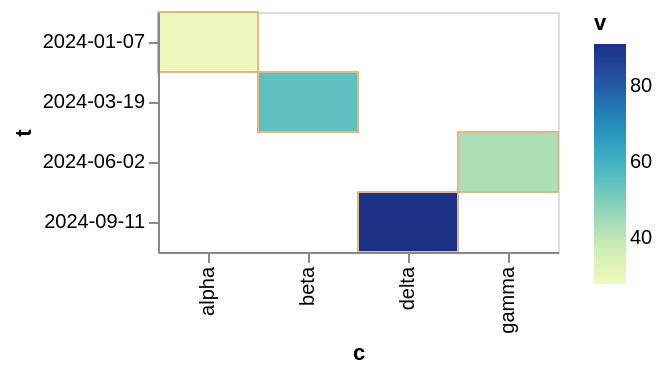

The Vega-Lite source for this figure:
### Vega-Lite specification from a JSON file in a GitHub repository (floating-point values rounded to 4 significant figures)
{"$schema": "https://vega.github.io/schema/vega-lite/v6.json", "width": 200, "height": 120, "data": {"values": [{"c": "alpha", "v": 28, "w": 3, "t": "2024-01-07"}, {"c": "beta", "v": 55, "w": 7, "t": "2024-03-19"}, {"c": "gamma", "v": 43, "w": 5, "t": "2024-06-02"}, {"c": "delta", "v": 91, "w": 9, "t": "2024-09-11"}]}, "mark": {"type": "rect", "stroke": "burlywood"}, "encoding": {"x": {"field": "c", "type": "nominal"}, "y": {"field": "t", "type": "ordinal"}, "color": {"field": "v", "type": "quantitative"}}}
